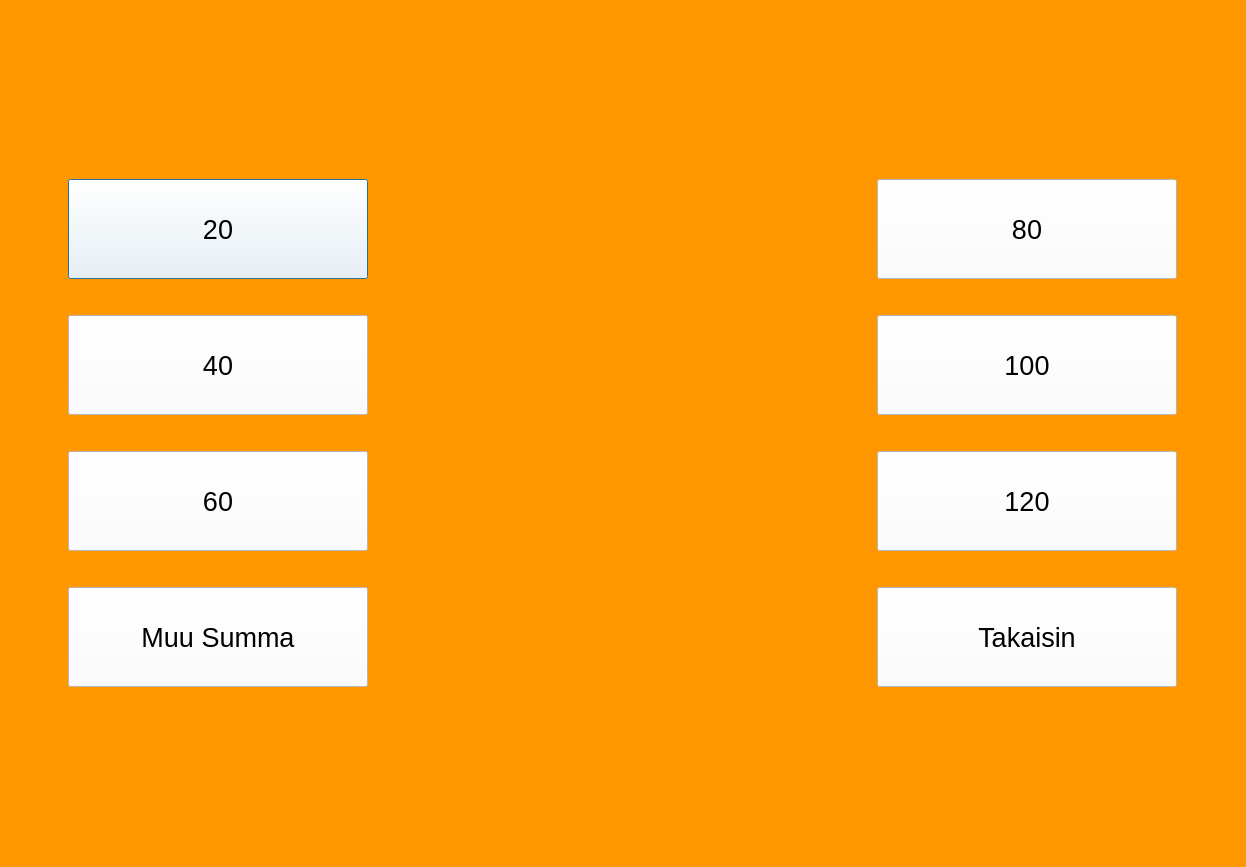
<?xml version="1.0" encoding="UTF-8"?>
<ui version="4.0">
 <class>Nosto</class>
 <widget class="QDialog" name="Nosto">
  <property name="geometry">
   <rect>
    <x>0</x>
    <y>0</y>
    <width>1246</width>
    <height>867</height>
   </rect>
  </property>
  <property name="windowTitle">
   <string>Dialog</string>
  </property>
  <property name="styleSheet">
   <string notr="true">background-color: rgb(255, 151, 0);</string>
  </property>
  <layout class="QGridLayout" name="gridLayout">
   <item row="0" column="0">
    <layout class="QVBoxLayout" name="verticalLayout_2">
     <item>
      <widget class="QPushButton" name="pushButton_20">
       <property name="maximumSize">
        <size>
         <width>300</width>
         <height>100</height>
        </size>
       </property>
       <property name="font">
        <font>
         <pointsize>20</pointsize>
        </font>
       </property>
       <property name="styleSheet">
        <string notr="true">background-color: rgb(255, 255, 255);</string>
       </property>
       <property name="text">
        <string>20</string>
       </property>
      </widget>
     </item>
     <item>
      <spacer name="verticalSpacer_4">
       <property name="orientation">
        <enum>Qt::Vertical</enum>
       </property>
       <property name="sizeType">
        <enum>QSizePolicy::Fixed</enum>
       </property>
       <property name="sizeHint" stdset="0">
        <size>
         <width>20</width>
         <height>30</height>
        </size>
       </property>
      </spacer>
     </item>
     <item>
      <widget class="QPushButton" name="pushButton_40">
       <property name="maximumSize">
        <size>
         <width>300</width>
         <height>100</height>
        </size>
       </property>
       <property name="font">
        <font>
         <pointsize>20</pointsize>
        </font>
       </property>
       <property name="styleSheet">
        <string notr="true">background-color: rgb(255, 255, 255);</string>
       </property>
       <property name="text">
        <string>40</string>
       </property>
      </widget>
     </item>
     <item>
      <spacer name="verticalSpacer_5">
       <property name="orientation">
        <enum>Qt::Vertical</enum>
       </property>
       <property name="sizeType">
        <enum>QSizePolicy::Fixed</enum>
       </property>
       <property name="sizeHint" stdset="0">
        <size>
         <width>20</width>
         <height>30</height>
        </size>
       </property>
      </spacer>
     </item>
     <item>
      <widget class="QPushButton" name="pushButton_60">
       <property name="maximumSize">
        <size>
         <width>300</width>
         <height>100</height>
        </size>
       </property>
       <property name="font">
        <font>
         <pointsize>20</pointsize>
        </font>
       </property>
       <property name="styleSheet">
        <string notr="true">background-color: rgb(255, 255, 255);</string>
       </property>
       <property name="text">
        <string>60</string>
       </property>
      </widget>
     </item>
     <item>
      <spacer name="verticalSpacer_6">
       <property name="orientation">
        <enum>Qt::Vertical</enum>
       </property>
       <property name="sizeType">
        <enum>QSizePolicy::Fixed</enum>
       </property>
       <property name="sizeHint" stdset="0">
        <size>
         <width>20</width>
         <height>30</height>
        </size>
       </property>
      </spacer>
     </item>
     <item>
      <widget class="QPushButton" name="pushButton_MuuSumma">
       <property name="maximumSize">
        <size>
         <width>300</width>
         <height>100</height>
        </size>
       </property>
       <property name="font">
        <font>
         <pointsize>20</pointsize>
        </font>
       </property>
       <property name="styleSheet">
        <string notr="true">background-color: rgb(255, 255, 255);</string>
       </property>
       <property name="text">
        <string>Muu Summa</string>
       </property>
      </widget>
     </item>
    </layout>
   </item>
   <item row="0" column="2">
    <layout class="QVBoxLayout" name="verticalLayout">
     <item>
      <widget class="QPushButton" name="pushButton_80">
       <property name="maximumSize">
        <size>
         <width>300</width>
         <height>100</height>
        </size>
       </property>
       <property name="font">
        <font>
         <pointsize>20</pointsize>
        </font>
       </property>
       <property name="styleSheet">
        <string notr="true">background-color: rgb(255, 255, 255);</string>
       </property>
       <property name="text">
        <string>80</string>
       </property>
      </widget>
     </item>
     <item>
      <spacer name="verticalSpacer">
       <property name="orientation">
        <enum>Qt::Vertical</enum>
       </property>
       <property name="sizeType">
        <enum>QSizePolicy::Fixed</enum>
       </property>
       <property name="sizeHint" stdset="0">
        <size>
         <width>3</width>
         <height>30</height>
        </size>
       </property>
      </spacer>
     </item>
     <item>
      <widget class="QPushButton" name="pushButton_100">
       <property name="maximumSize">
        <size>
         <width>300</width>
         <height>100</height>
        </size>
       </property>
       <property name="font">
        <font>
         <pointsize>20</pointsize>
        </font>
       </property>
       <property name="styleSheet">
        <string notr="true">background-color: rgb(255, 255, 255);</string>
       </property>
       <property name="text">
        <string>100</string>
       </property>
      </widget>
     </item>
     <item>
      <spacer name="verticalSpacer_2">
       <property name="orientation">
        <enum>Qt::Vertical</enum>
       </property>
       <property name="sizeType">
        <enum>QSizePolicy::Fixed</enum>
       </property>
       <property name="sizeHint" stdset="0">
        <size>
         <width>20</width>
         <height>30</height>
        </size>
       </property>
      </spacer>
     </item>
     <item>
      <widget class="QPushButton" name="pushButton_120">
       <property name="maximumSize">
        <size>
         <width>300</width>
         <height>100</height>
        </size>
       </property>
       <property name="font">
        <font>
         <pointsize>20</pointsize>
        </font>
       </property>
       <property name="styleSheet">
        <string notr="true">background-color: rgb(255, 255, 255);</string>
       </property>
       <property name="text">
        <string>120</string>
       </property>
      </widget>
     </item>
     <item>
      <spacer name="verticalSpacer_3">
       <property name="orientation">
        <enum>Qt::Vertical</enum>
       </property>
       <property name="sizeType">
        <enum>QSizePolicy::Fixed</enum>
       </property>
       <property name="sizeHint" stdset="0">
        <size>
         <width>20</width>
         <height>30</height>
        </size>
       </property>
      </spacer>
     </item>
     <item>
      <widget class="QPushButton" name="pushButton_Peruuta">
       <property name="sizePolicy">
        <sizepolicy hsizetype="Maximum" vsizetype="Maximum">
         <horstretch>0</horstretch>
         <verstretch>0</verstretch>
        </sizepolicy>
       </property>
       <property name="maximumSize">
        <size>
         <width>300</width>
         <height>100</height>
        </size>
       </property>
       <property name="font">
        <font>
         <pointsize>20</pointsize>
        </font>
       </property>
       <property name="styleSheet">
        <string notr="true">background-color: rgb(255, 255, 255);</string>
       </property>
       <property name="text">
        <string>Takaisin</string>
       </property>
      </widget>
     </item>
    </layout>
   </item>
   <item row="0" column="1">
    <spacer name="horizontalSpacer">
     <property name="orientation">
      <enum>Qt::Horizontal</enum>
     </property>
     <property name="sizeType">
      <enum>QSizePolicy::Fixed</enum>
     </property>
     <property name="sizeHint" stdset="0">
      <size>
       <width>446</width>
       <height>23</height>
      </size>
     </property>
    </spacer>
   </item>
  </layout>
 </widget>
 <resources/>
 <connections/>
</ui>
